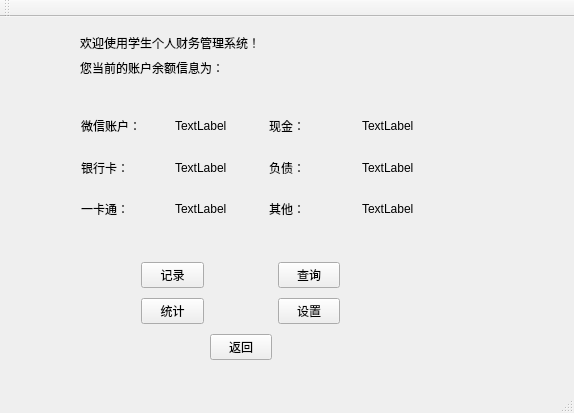
<?xml version="1.0" encoding="UTF-8"?>
<ui version="4.0">
 <class>MainWindow</class>
 <widget class="QMainWindow" name="MainWindow">
  <property name="geometry">
   <rect>
    <x>0</x>
    <y>0</y>
    <width>574</width>
    <height>413</height>
   </rect>
  </property>
  <property name="windowTitle">
   <string>MainWindow</string>
  </property>
  <widget class="QWidget" name="centralWidget">
   <widget class="QWidget" name="gridLayoutWidget">
    <property name="geometry">
     <rect>
      <x>130</x>
      <y>230</y>
      <width>221</width>
      <height>131</height>
     </rect>
    </property>
    <layout class="QGridLayout" name="gridLayout">
     <item row="0" column="2">
      <widget class="QPushButton" name="pushButton_query">
       <property name="text">
        <string>查询</string>
       </property>
      </widget>
     </item>
     <item row="1" column="0">
      <widget class="QPushButton" name="pushButton_statistic">
       <property name="text">
        <string>统计</string>
       </property>
      </widget>
     </item>
     <item row="1" column="2">
      <widget class="QPushButton" name="pushButton_settings">
       <property name="text">
        <string>设置</string>
       </property>
      </widget>
     </item>
     <item row="0" column="1">
      <spacer name="horizontalSpacer">
       <property name="orientation">
        <enum>Qt::Horizontal</enum>
       </property>
       <property name="sizeHint" stdset="0">
        <size>
         <width>40</width>
         <height>20</height>
        </size>
       </property>
      </spacer>
     </item>
     <item row="0" column="0">
      <widget class="QPushButton" name="pushButton_record">
       <property name="text">
        <string>记录</string>
       </property>
      </widget>
     </item>
     <item row="3" column="1">
      <widget class="QPushButton" name="pushButton_back">
       <property name="text">
        <string>返回</string>
       </property>
      </widget>
     </item>
     <item row="1" column="1">
      <widget class="QLabel" name="label">
       <property name="text">
        <string/>
       </property>
      </widget>
     </item>
    </layout>
   </widget>
   <widget class="QLabel" name="label_2">
    <property name="geometry">
     <rect>
      <x>80</x>
      <y>10</y>
      <width>331</width>
      <height>31</height>
     </rect>
    </property>
    <property name="text">
     <string>欢迎使用学生个人财务管理系统！</string>
    </property>
   </widget>
   <widget class="QLabel" name="label_3">
    <property name="geometry">
     <rect>
      <x>80</x>
      <y>40</y>
      <width>341</width>
      <height>21</height>
     </rect>
    </property>
    <property name="text">
     <string>您当前的账户余额信息为：</string>
    </property>
   </widget>
   <widget class="QWidget" name="gridLayoutWidget_2">
    <property name="geometry">
     <rect>
      <x>70</x>
      <y>80</y>
      <width>391</width>
      <height>141</height>
     </rect>
    </property>
    <layout class="QGridLayout" name="gridLayout_2">
     <item row="2" column="3">
      <widget class="QLabel" name="label_9">
       <property name="text">
        <string>其他：</string>
       </property>
      </widget>
     </item>
     <item row="1" column="3">
      <widget class="QLabel" name="label_8">
       <property name="text">
        <string>负债：</string>
       </property>
      </widget>
     </item>
     <item row="1" column="2">
      <widget class="QLabel" name="label_bankcard">
       <property name="text">
        <string>TextLabel</string>
       </property>
      </widget>
     </item>
     <item row="2" column="2">
      <widget class="QLabel" name="label_yikatong">
       <property name="text">
        <string>TextLabel</string>
       </property>
      </widget>
     </item>
     <item row="1" column="0">
      <widget class="QLabel" name="label_5">
       <property name="text">
        <string>银行卡：</string>
       </property>
      </widget>
     </item>
     <item row="2" column="0">
      <widget class="QLabel" name="label_6">
       <property name="text">
        <string>一卡通：</string>
       </property>
      </widget>
     </item>
     <item row="0" column="4">
      <widget class="QLabel" name="label_cash">
       <property name="text">
        <string>TextLabel</string>
       </property>
      </widget>
     </item>
     <item row="0" column="2">
      <widget class="QLabel" name="label_weixin">
       <property name="text">
        <string>TextLabel</string>
       </property>
      </widget>
     </item>
     <item row="0" column="3">
      <widget class="QLabel" name="label_7">
       <property name="text">
        <string>现金：</string>
       </property>
      </widget>
     </item>
     <item row="1" column="4">
      <widget class="QLabel" name="label_liability">
       <property name="text">
        <string>TextLabel</string>
       </property>
      </widget>
     </item>
     <item row="2" column="4">
      <widget class="QLabel" name="label_other">
       <property name="text">
        <string>TextLabel</string>
       </property>
      </widget>
     </item>
     <item row="0" column="0">
      <widget class="QLabel" name="label_4">
       <property name="text">
        <string>微信账户：</string>
       </property>
      </widget>
     </item>
    </layout>
   </widget>
  </widget>
  <widget class="QMenuBar" name="menuBar">
   <property name="geometry">
    <rect>
     <x>0</x>
     <y>0</y>
     <width>574</width>
     <height>18</height>
    </rect>
   </property>
  </widget>
  <widget class="QToolBar" name="mainToolBar">
   <attribute name="toolBarArea">
    <enum>TopToolBarArea</enum>
   </attribute>
   <attribute name="toolBarBreak">
    <bool>false</bool>
   </attribute>
  </widget>
  <widget class="QStatusBar" name="statusBar"/>
 </widget>
 <layoutdefault spacing="6" margin="11"/>
 <resources/>
 <connections/>
</ui>
